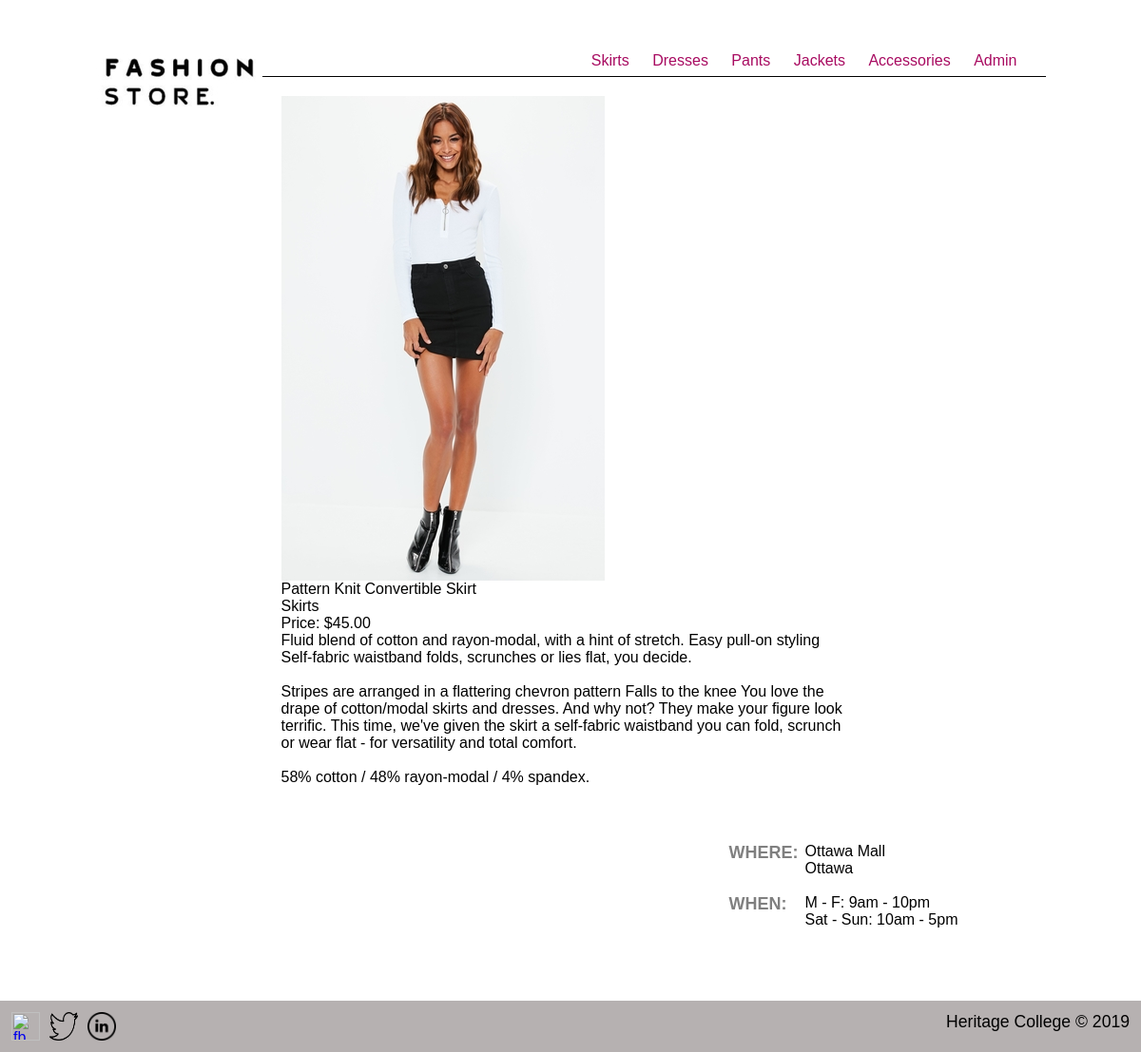
/index.php?page=item&stockID=1, run on the app's committed database.
### tables this page shows
CREATE TABLE `category` (
  `categoryID` int(1) NOT NULL,
  `name` varchar(30) NOT NULL
);

CREATE TABLE `stock` (
  `stockID` int(2) NOT NULL,
  `name` varchar(100) NOT NULL,
  `categoryID` int(2) NOT NULL,
  `price` decimal(5,2) NOT NULL,
  `thumbnail` varchar(100) NOT NULL,
  `bigphoto` varchar(100) NOT NULL,
  `topline` varchar(200) NOT NULL,
  `description` varchar(1000) NOT NULL
);

### item.php (the view)
<?php
	include("dbconnect.php");
	$stock_sql="SELECT stock.*, category.name AS catname FROM stock JOIN category ON (stock.categoryID=category.categoryID) WHERE stock.stockID=".$_GET['stockID'];
	$stock_query=mysqli_query($dbconnect, $stock_sql);
	$stock_rs=mysqli_fetch_assoc($stock_query);
?>
	<p><img src="images/<?php echo $stock_rs['bigphoto']; ?>" /></p>
      <p><?php echo $stock_rs['name']; ?></p>
	  <p><?php echo $stock_rs['catname']; ?></p>
	  <p>Price: $<?php echo $stock_rs['price']; ?></p>
	  <p><?php echo $stock_rs['description']; ?></p>

### header.php
<div class="header">
    <div class="logo">
        <a href="index.php"><img src="images/logo.jpg" alt="Chic Clothing logo" /></a>
    </div>
    <div class="navigation">
        <?php
		$cat_sql = "SELECT * FROM category";
		$cat_query = mysqli_query($dbconnect, $cat_sql);
		$cat_rs = mysqli_fetch_assoc($cat_query);
		?>
        <p><?php
			do { ?>
            <a href="index.php?page=category&categoryID=<?php echo $cat_rs['categoryID']; ?>"><?php echo $cat_rs['name']; ?></a>
            <?php
		} while ($cat_rs = mysqli_fetch_assoc($cat_query))
			?>
            <a href="index.php?page=admin">Admin</a>
        </p>
    </div>
</div>

### css/styles.css (style rules this page uses)
* { margin:0px; padding:0px; }
body { font-family:Arial, Helvetica, sans-serif; }
p { font-family:Arial, Helvetica, sans-serif; }
.header { width:999px; height:80px; border-bottom-width:1px; border-bottom-color:black; border-bottom-style:solid; }
.logo { float:left; }
.navigation { float:right; margin-top:55px; margin-right:20px; }
.navigation a:link { text-decoration:none; color:rgb(168, 11, 97); font-family:Arial, Helvetica, sans-serif; margin: 0px 10px 0px 10px; }

### data on the page
category: name "Skirts"
category: name "Dresses"
category: name "Pants"
category: name "Jackets"
category: name "Accessories"
stock: bigphoto (picture), name "Pattern Knit Convertible Skirt", categoryID.name "Skirts", price "45.00", description "Fluid blend of cotton and rayon-modal, with a hint of stretch. Easy pull-on styling Self-fabric waistband folds, scrunches or lies flat, you decide. Stripes are arranged in a flattering chevron pattern Falls to the knee You love the drape of cotton/modal skirts and dresses. And why not? They make your figure look terrific. This time, we've given the skirt a self-fabric waistband you can fold, scrunch or wear flat - for versatility and total comfort. 58% cotton / 48% rayon-modal / 4% spandex."
